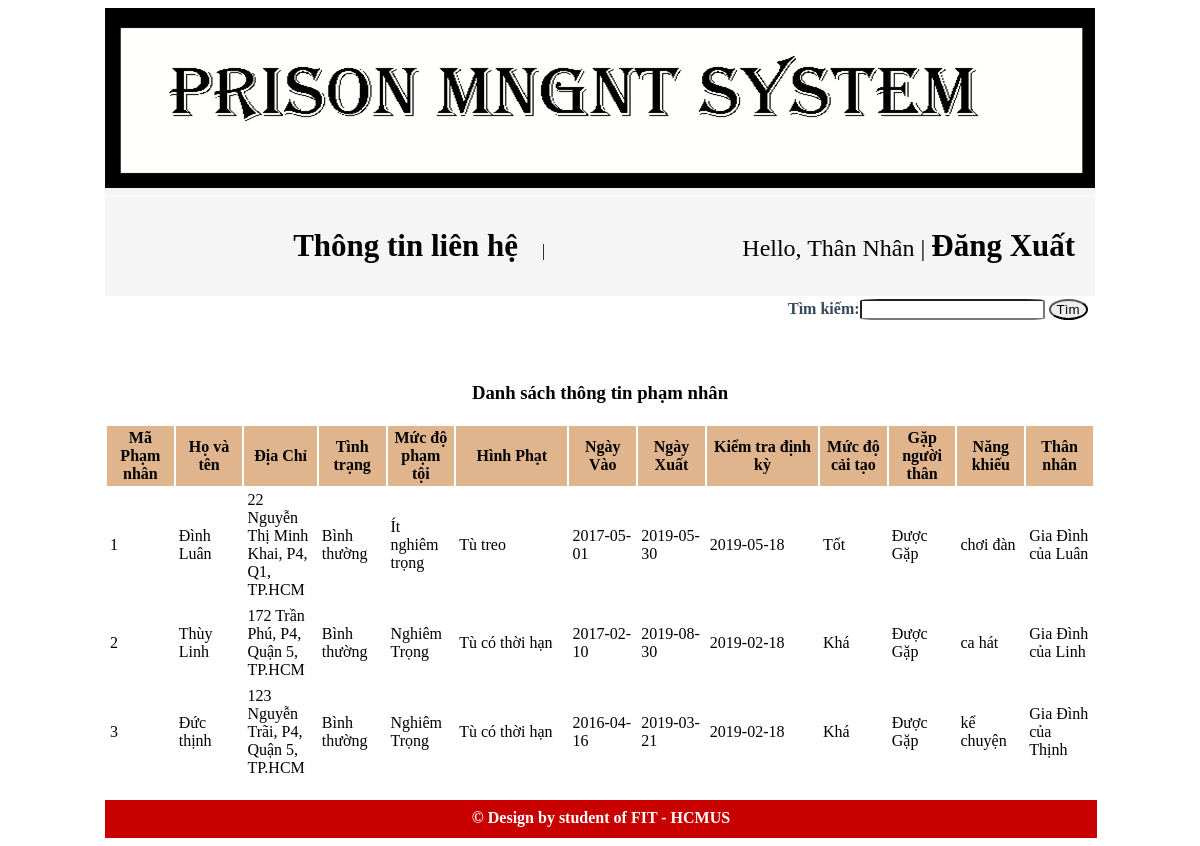
The app's page /Prisonproject1/User/CaiTao.php (signed in) with its own data.
### tables this page shows
CREATE TABLE `phamnhan` (
  `MaPhamNhan` int(11) NOT NULL,
  `TenPhamNhan` varchar(50) NOT NULL,
  `DiaChi` varchar(50) DEFAULT NULL,
  `TinhTrangSucKhoe` int(11) DEFAULT NULL,
  `MucDoPhamToi` int(10) DEFAULT NULL,
  `NgayKTDinhKy` date DEFAULT NULL,
  `GapNguoiThan` varchar(15) DEFAULT NULL,
  `MucDoCaiTao` int(11) DEFAULT NULL,
  `NangKhieu` varchar(3) DEFAULT NULL,
  `NgayVaoTu` date DEFAULT NULL,
  `NgayRaTuDuKien` date DEFAULT NULL,
  `ThanNhan` int(11) DEFAULT NULL,
  `HinhPhat` int(11) DEFAULT NULL,
  `HoatDongDeNghi` varchar(100) DEFAULT NULL,
  `CheDoTheoDoi` varchar(50) DEFAULT NULL
);

CREATE TABLE `tinhtrangsuckhoe` (
  `MaTinhTrang` int(11) NOT NULL,
  `TenTinhTrang` varchar(50) DEFAULT NULL,
  `MoTa` varchar(50) DEFAULT NULL
);

CREATE TABLE `mucdophamtoi` (
  `MaMucDo` int(10) NOT NULL,
  `TenMucDoPT` varchar(30) DEFAULT NULL,
  `MoTa` varchar(50) DEFAULT NULL
);

CREATE TABLE `hinhphat` (
  `MaHinhPhat` int(11) NOT NULL,
  `TenHinhPhat` varchar(50) DEFAULT NULL
);

CREATE TABLE `mucdocaitao` (
  `MaMucDo` int(11) NOT NULL,
  `TenMucDo` varchar(30) DEFAULT NULL,
  `MoTa` varchar(50) DEFAULT NULL
);

CREATE TABLE `nangkhieu` (
  `MaNangKhieu` varchar(3) NOT NULL,
  `TenNangKhieu` varchar(30) DEFAULT NULL,
  `MoTa` varchar(50) DEFAULT NULL
);

CREATE TABLE `thannhan` (
  `MaThanNhan` int(11) NOT NULL,
  `TenThanNhan` varchar(50) DEFAULT NULL,
  `DiaChiThanNhan` varchar(50) DEFAULT NULL,
  `SDT` varchar(45) DEFAULT NULL,
  `TenDangNhap` varchar(45) DEFAULT NULL
);

### Prisonproject1/lib/DataProvider.php (called while the page is built, shortened)
<?php
    include_once "config.php";
    class DataProvider
    {
        public static function ExecuteQuery($sql)
        {
            global $db_host, $db_username, $db_password, $db_name;
            $connection = mysqli_connect($db_host, $db_username, $db_password, $db_name) or
            die ("Couldn't connect to localhost");
            mysqli_set_charset($connection, 'UTF8');
            $result = mysqli_query($connection, $sql);
            return $result;
        }
    }
?>

### Prisonproject1/Pages/pThongTinTuNhan.php (the view)
<?php
            $sql ="SELECT *
                    FROM PhamNhan pn, HinhPhat hp, TinhTrangSucKhoe ttsk, MucDoPhamToi mdpt, MucDoCaiTao mdct, ThanNhan tn, NangKhieu nk
                    Where pn.HinhPhat = hp.MaHinhPhat and ttsk.MaTinhTrang = pn.TinhTrangSucKhoe  and nk.MaNangKhieu = pn.NangKhieu
                        and mdpt.MaMucDo = pn.MucDoPhamToi and mdct.MaMucDo = pn.MucDoCaiTao and tn.MaThanNhan = pn.ThanNhan";
            $result = DataProvider::ExecuteQuery($sql);
            echo'<table width="310" height="20" class="formTimKiem">
                <tr>
                    <td>
                        <form action="ThanNhan.php?a=10" method="POST" class="TimKiem" >
                            Tìm kiếm:<input type="text" name="txtTimKiem" id="txtTimKiem">
                            <button type="submit" name="btnTim">Tìm</button>
                        </form>
                    </td>
                </tr>
            </table>';
            echo"<table align='center' width='100%' border='0' cellpadding='3' cellspacing='2' bgcolor='white'>
                        <tr>
                            <caption><h3>Danh sách thông tin phạm nhân</h3></caption>
                        </tr>
                        <tr bgcolor='#e0b58d'>
                            <th width='6%'>Mã Phạm nhân</th>
                            <th width='6%'>Họ và tên</th>
                            <th width='6%'>Địa Chỉ</th>
                            <th width='6%'>Tình trạng</th>
                            <th width='6%'>Mức độ phạm tội</th>
                            <th width='6%'>Hình Phạt</th>
                            <th width='6%'>Ngày Vào</th>
                            <th width='6%'>Ngày Xuất</th>
                            <th width='10%'>Kiểm tra định kỳ</th>
                            <th width='6%'>Mức độ cải tạo</th>
                            <th width='6%'>Gặp người thân</th>
                            <th width='6%'>Năng khiếu</th>
                            <th width='6%'>Thân nhân</th>
                        </tr>";
                            while($row = mysqli_fetch_array($result))
                            {
                                echo"<tr bgcolor='white'>";
                                echo"<td width='6%'>".$row['MaPhamNhan']."</td>";
                                echo"<td width='6%'>".$row['TenPhamNhan']."</td>";
                                echo"<td width='6%'>".$row['DiaChi']."</td>";
                                echo"<td width='6%'>".$row['TenTinhTrang']."</td>";
                                echo"<td width='6%'>".$row['TenMucDoPT']."</td>";
                                echo"<td width='10%'>".$row['TenHinhPhat']."</td>";
                                echo"<td width='6%'>".$row['NgayVaoTu']."</td>";
                                echo"<td width='6%'>".$row['NgayRaTuDuKien']."</td>";
                                echo"<td width='6%'>".$row['NgayKTDinhKy']."</td>";
                                echo"<td width='6%'>".$row['TenMucDo']."</td>";
                                echo"<td width='6%'>".$row['GapNguoiThan']."</td>";
                                echo"<td width='6%'>".$row['TenNangKhieu']."</td>";
                                echo"<td width='6%'>".$row['TenThanNhan']."</td>";
                                echo "</tr>";
                            }
            echo"</table>";
?>

### Prisonproject1/CSS/style.css (style rules this page uses)
.formTimKiem { float: right; margin: 0 0 40px 0; }
.TimKiem { font-weight:bold; font-family:"Palatino Linotype"; color: #34495e; }
.formTimKiem input { border-radius: 10%; }
.formTimKiem button { border-radius: 50%; }

### records on screen
phamnhan: MaPhamNhan "1", TenPhamNhan "Đình Luân", DiaChi "22 Nguyễn Thị Minh Khai, P4, Q1, TP.HCM", TinhTrangSucKhoe.TenTinhTrang "Bình thường", MucDoPhamToi.TenMucDoPT "Ít nghiêm trọng", HinhPhat.TenHinhPhat "Tù treo", NgayVaoTu "2017-05-01", NgayRaTuDuKien "2019-05-30", NgayKTDinhKy "2019-05-18", MucDoCaiTao.TenMucDo "Tốt", GapNguoiThan "Được Gặp", NangKhieu.TenNangKhieu "chơi đàn", ThanNhan.TenThanNhan "Gia Đình của Luân"
phamnhan: MaPhamNhan "2", TenPhamNhan "Thùy Linh", DiaChi "172 Trần Phú, P4, Quận 5, TP.HCM", TinhTrangSucKhoe.TenTinhTrang "Bình thường", MucDoPhamToi.TenMucDoPT "Nghiêm Trọng", HinhPhat.TenHinhPhat "Tù có thời hạn", NgayVaoTu "2017-02-10", NgayRaTuDuKien "2019-08-30", NgayKTDinhKy "2019-02-18", MucDoCaiTao.TenMucDo "Khá", GapNguoiThan "Được Gặp", NangKhieu.TenNangKhieu "ca hát", ThanNhan.TenThanNhan "Gia Đình của Linh"
phamnhan: MaPhamNhan "3", TenPhamNhan "Đức thịnh", DiaChi "123 Nguyễn Trãi, P4, Quận 5, TP.HCM", TinhTrangSucKhoe.TenTinhTrang "Bình thường", MucDoPhamToi.TenMucDoPT "Nghiêm Trọng", HinhPhat.TenHinhPhat "Tù có thời hạn", NgayVaoTu "2016-04-16", NgayRaTuDuKien "2019-03-21", NgayKTDinhKy "2019-02-18", MucDoCaiTao.TenMucDo "Khá", GapNguoiThan "Được Gặp", NangKhieu.TenNangKhieu "kể chuyện", ThanNhan.TenThanNhan "Gia Đình của Thịnh"

### other values on screen
$_SESSION['tenHienThi'] "Thân Nhân"
